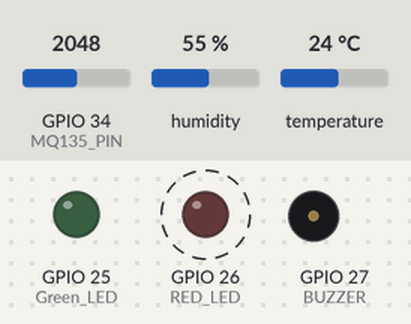
Bench run of a sketch on a simulated ESP32. Shown: output pins drawn as LEDs (lit = HIGH), buzzer (waves = sounding, pin HIGH). Dashed ring = blinking. The inputs (shaded band) are chosen by the test bench; at power-on: GPIO 34 (MQ135_PIN) = 2048, humidity 55 %, temperature 24 °C. WiFi joins after 1.5 s; servers stay silent unless stated; the local clock reads 2024-03-15 10:24:30 at power-on unless the sketch sets it; what the sketch prints to the serial monitor is not drawn.

Above: at 2.15 s.
2.8 s: GPIO 34 (MQ135_PIN) set to 1344
6.3 s: GPIO 34 (MQ135_PIN) set to 1248
At 7.4 s:
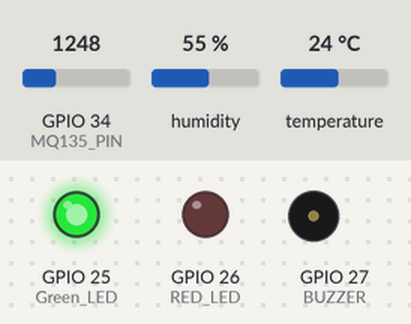
7.8 s: GPIO 34 (MQ135_PIN) set to 2047
At 8.02 s:
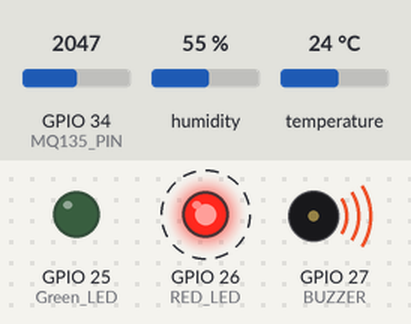
11.3 s: GPIO 34 (MQ135_PIN) set to 1228
At 11.6 s:
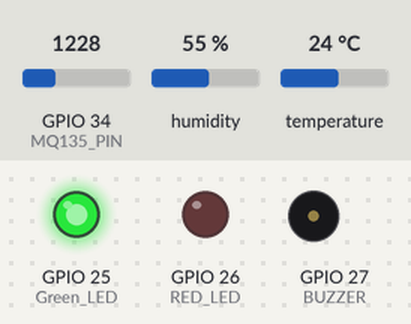
Timing chart, 0 to 13.8 s (numbered marks = the images above; inputs shaded):
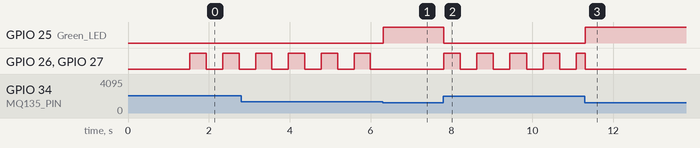

Measured:
- the behaviour switches between 1310 and 1309 on GPIO 34 (MQ135_PIN) (found by bisection; images 0 and 1)
- after the input at 6.3 s, GPIO 25 (Green_LED): LOW → HIGH at once; GPIO 26 (RED_LED), GPIO 27 (BUZZER): stops changing and stays LOW
- after the input at 7.8 s, GPIO 25 (Green_LED): HIGH → LOW at once; GPIO 26 (RED_LED), GPIO 27 (BUZZER): alternates HIGH for 0.41 s and LOW for 0.41 s, starting at once
- after the input at 11.3 s, GPIO 25 (Green_LED): LOW → HIGH at once
- by itself, GPIO 26 (RED_LED), GPIO 27 (BUZZER): alternates HIGH for 0.41 s and LOW for 0.40 s

The sketch:

ESP_32_upload.ino
```cpp
#include "DHT.h"
#include <WiFi.h>
#include <HTTPClient.h>
#include "time.h"
#include <FirebaseESP32.h>

FirebaseAuth auth;
FirebaseConfig config;


// System Settings
#define WIFI_SSID     "Harshiv 4G"
#define WIFI_PASSWORD "Google900B"

#define FIREBASE_URL  "https://esp32-airquality-monitor-default-rtdb.asia-southeast1.firebasedatabase.app/"
#define DEVICE_ID     "AIR-SENSE-PRO"


// SENSOR SETTINGS

#define DHTTYPE DHT11
#define DHTPIN  4
#define MQ135_PIN 34
#define Green_LED 25
#define RED_LED 26
#define BUZZER 27

#define RL_VALUE 10000.0
#define R0 7600.0
#define A -0.45
#define B 1.90


//   TIME SETTINGS
const char* ntpServer = "pool.ntp.org";
const long  gmtOffset_sec = 19800;   // IST
const int   daylightOffset_sec = 0;


DHT dht(DHTPIN, DHTTYPE);
unsigned long lastUpdate = 0;
const unsigned long uploadInterval = 15000; // 15 sec Interval

// NON-BLOCKING BLINK
unsigned long lastBlink = 0;
bool ledState = false;


//  GET TIMESTAMP
String getTimeStamp() {
  struct tm timeinfo;
  if (!getLocalTime(&timeinfo)) return "TIME_ERROR";

  char buffer[40];
  strftime(buffer, sizeof(buffer), "%Y-%m-%dT%H:%M:%S", &timeinfo);
  return String(buffer);
}


// Data Upload  TO Firebase
void sendToFirebase(float temp, float hum, float ppm) {
  if (WiFi.status() != WL_CONNECTED) {
    Serial.println("WiFi lost ❌ Skipping upload.");
    return;
  }

  HTTPClient http;
  String deviceLower = DEVICE_ID;
  deviceLower.toLowerCase();


  String timestamp = getTimeStamp();
  String path = String(FIREBASE_URL) + "devices/" + DEVICE_ID + "/readings/" + timestamp + ".json";


  String json = "{";
  json += "\"temperature\":" + String(temp, 1) + ",";
  json += "\"humidity\":" + String(hum, 1) + ",";
  json += "\"gas_ppm\":" + String(ppm, 1) + ",";
  json += "\"status\":\"" + String((ppm <= 50) ? "GOOD" : "BAD") + "\"";
  json += "}";

  http.begin(path);
  http.addHeader("Content-Type", "application/json");

  int code = http.PUT(json);

  Serial.println("\n📡 Uploading to Firebase...");
  Serial.println("URL: " + path);
  Serial.println("Payload: " + json);

  if (code > 0) {
    Serial.println("Firebase Response: " + http.getString());
  } else {
    Serial.print("Firebase Error ❌ ");
    Serial.println(http.errorToString(code));
  }

  http.end();
}


//  AIR QUALITY STATUS (NON-BLOCKING)
void handleAlerts(float ppm) {
  unsigned long currentMillis = millis();

  // NON BLOCKING BLINK FREQUENCY
  int interval = 600; // default slow blink

  if (ppm <= 50) {
    digitalWrite(Green_LED, HIGH);
    digitalWrite(RED_LED, LOW);
    digitalWrite(BUZZER, LOW);
    return;
  }
  else if (ppm <= 100) interval = 400;
  else if (ppm <= 150) interval = 300;
  else if (ppm <= 200) interval = 200;
  else if (ppm <= 300) interval = 150;
  else interval = 90;

  // NON-BLOCKING LED + BUZZER BLINK
  if (currentMillis - lastBlink >= interval) {
    lastBlink = currentMillis;
    ledState = !ledState;

    digitalWrite(RED_LED, ledState);
    digitalWrite(BUZZER, ledState);
    digitalWrite(Green_LED, LOW);
  }
}

void setup() {
  Serial.begin(115200);

  pinMode(Green_LED, OUTPUT);
  pinMode(RED_LED, OUTPUT);
  pinMode(BUZZER, OUTPUT);

  dht.begin();

  // -------------------- WIFI --------------------
  Serial.println("Connecting to WiFi...");
  WiFi.begin(WIFI_SSID, WIFI_PASSWORD);

  while (WiFi.status() != WL_CONNECTED) {
    delay(300);
    Serial.print(".");
  }
  Serial.println("\nWiFi Connected ✅");

  configTime(gmtOffset_sec, daylightOffset_sec, ntpServer);
  Serial.println("⏰ NTP Time Synced!");

  // 🔐 Firebase configuration
  config.api_key = "AIzaSyDExWY6TkAItsbj7bG5KlGy4Ehvn21Qojw";
  config.database_url = "https://esp32-airquality-monitor-default-rtdb.asia-southeast1.firebasedatabase.app/";

  if (Firebase.signUp(&config, &auth, "", "")) {
    Serial.println("Auth success");
  } else {
    Serial.printf("Auth failed: %s\n", config.signer.signupError.message.c_str());
  }

  Firebase.begin(&config, &auth);
  Firebase.reconnectWiFi(true);
}

void loop() {

  float hum = dht.readHumidity();
  float temp = dht.readTemperature();

  if (isnan(hum) || isnan(temp)) {
    Serial.println("DHT11 ERROR ❌");
    return;
  }

  int adcValue = analogRead(MQ135_PIN);
  float sensor_volt = adcValue * (3.3 / 4095.0);
  float Rs = ((3.3 - sensor_volt) * RL_VALUE) / (sensor_volt + 0.0001);
  float ratio = Rs / R0;
  float ppm = pow(10, (B + (A * log10(ratio + 0.0001))));

  handleAlerts(ppm);   //non blocking alerts

  Serial.println("\n---------------------------------------");
  Serial.println("Time       : " + getTimeStamp());
  Serial.print("Temp       : "); Serial.print(temp); Serial.println(" °C");
  Serial.print("Humidity   : "); Serial.print(hum);  Serial.println(" %");
  Serial.print("Gas (PPM)  : "); Serial.println(ppm);
  Serial.println("---------------------------------------");

  // Firebasse Upload
  if (millis() - lastUpdate >= uploadInterval) {
    lastUpdate = millis();
    sendToFirebase(temp, hum, ppm);
  }
}
```
